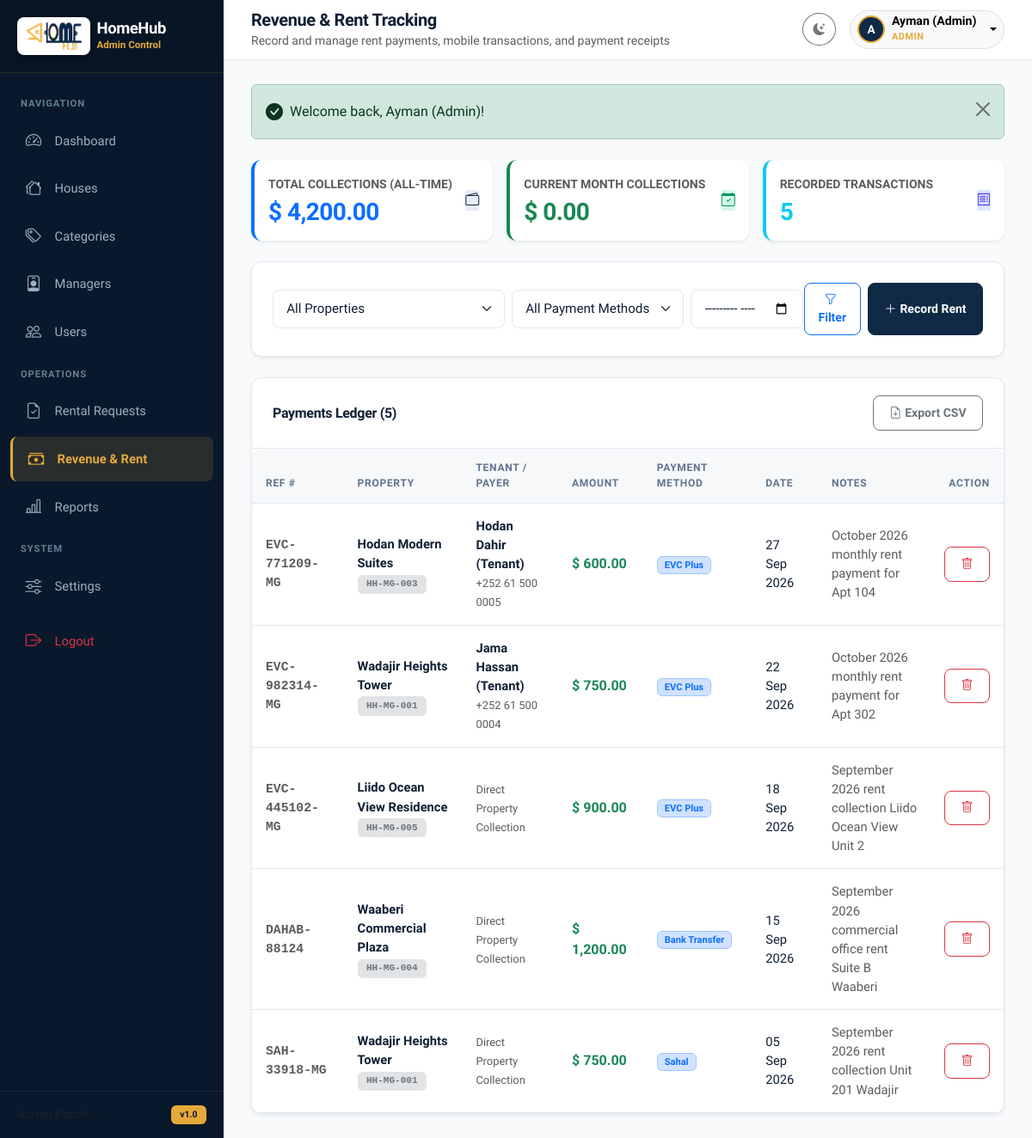
/admin/payments.php (signed in), run on an earlier commit of the app's database.
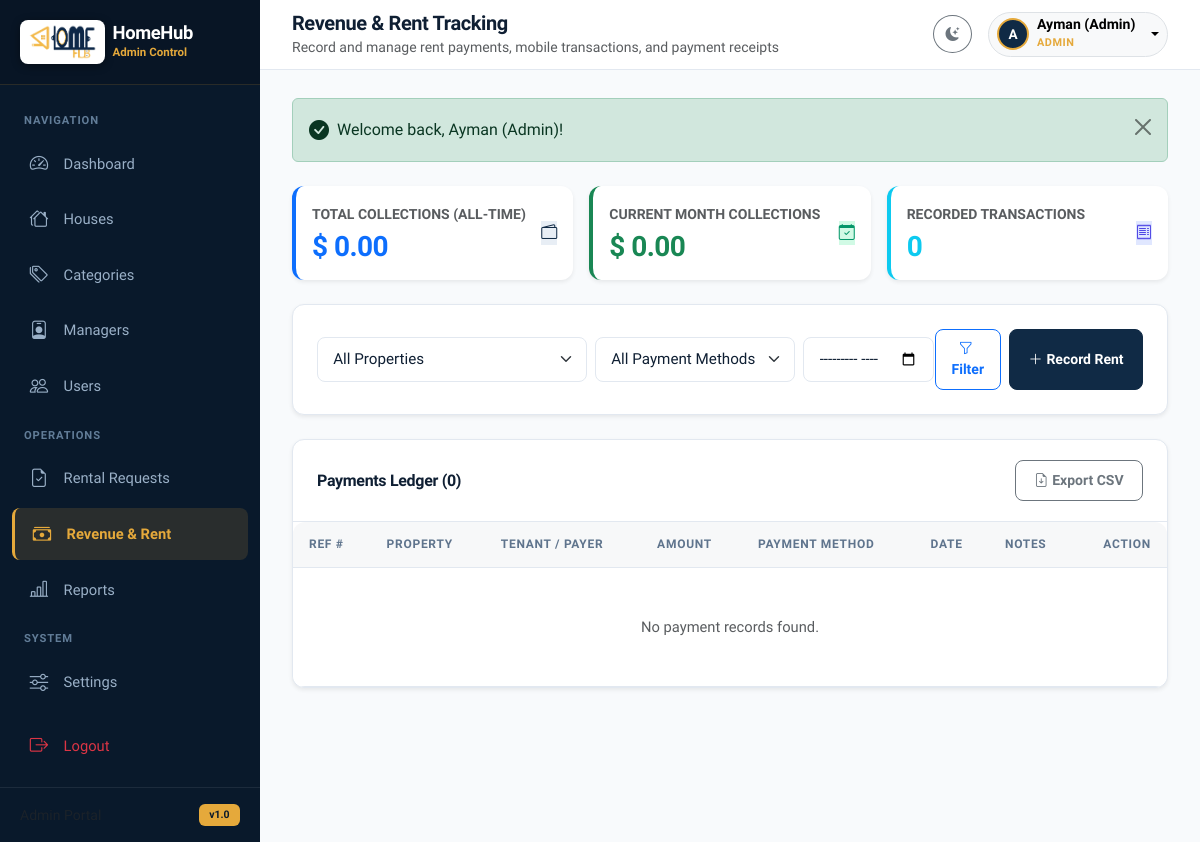
And on a later commit of the database.
### tables this page shows
CREATE TABLE IF NOT EXISTS `payments` (
  `id` INT AUTO_INCREMENT PRIMARY KEY,
  `house_id` INT NOT NULL,
  `user_id` INT NULL,
  `amount` DECIMAL(10,2) NOT NULL,
  `payment_date` DATE NOT NULL,
  `payment_method` VARCHAR(50) DEFAULT 'EVC Plus',
  `reference_no` VARCHAR(100) NULL,
  `notes` TEXT NULL,
  `created_at` TIMESTAMP DEFAULT CURRENT_TIMESTAMP,
  FOREIGN KEY (`house_id`) REFERENCES `houses`(`id`) ON DELETE CASCADE,
  FOREIGN KEY (`user_id`) REFERENCES `users`(`id`) ON DELETE SET NULL
);

CREATE TABLE IF NOT EXISTS `houses` (
  `id` INT AUTO_INCREMENT PRIMARY KEY,
  `category_id` INT NOT NULL,
  `manager_id` INT NULL,
  `house_name` VARCHAR(150) NOT NULL,
  `house_code` VARCHAR(50) NOT NULL UNIQUE,
  `address` VARCHAR(255) NOT NULL,
  `city` VARCHAR(100) NOT NULL,
  `rent_price` DECIMAL(10,2) NOT NULL,
  `total_apartments` INT NOT NULL DEFAULT 1,
  `occupied_apartments` INT NOT NULL DEFAULT 0,
  `vacant_apartments` INT NOT NULL DEFAULT 1,
  `description` TEXT NULL,
  `image` VARCHAR(255) NULL,
  `created_at` TIMESTAMP DEFAULT CURRENT_TIMESTAMP,
  FOREIGN KEY (`category_id`) REFERENCES `categories`(`id`) ON DELETE CASCADE,
  FOREIGN KEY (`manager_id`) REFERENCES `users`(`id`) ON DELETE SET NULL
);

CREATE TABLE IF NOT EXISTS `users` (
  `id` INT AUTO_INCREMENT PRIMARY KEY,
  `name` VARCHAR(100) NOT NULL,
  `email` VARCHAR(150) NOT NULL UNIQUE,
  `phone` VARCHAR(30) NULL,
  `password` VARCHAR(255) NOT NULL,
  `role` ENUM('admin', 'manager', 'user') NOT NULL DEFAULT 'user',
  `avatar` VARCHAR(255) NULL,
  `status` ENUM('active', 'inactive') NOT NULL DEFAULT 'active',
  `created_at` TIMESTAMP DEFAULT CURRENT_TIMESTAMP
);

### includes/functions.php (called while the page is built, shortened)
<?php
function e(?string $string): string {
    return htmlspecialchars((string)($string ?? ''), ENT_QUOTES, 'UTF-8');
}
function format_currency(float|int|string $amount, string $currency = '$'): string {
    $num = (float)$amount;
    return $currency . ' ' . number_format($num, 2);
}
function format_date(?string $date, string $format = 'd M Y'): string {
    $timestamp = strtotime($date);
    return $timestamp ? date($format, $timestamp) : '-';
}

### admin/payments.php (the view, shortened to what the rows shown need)
<?php
require_once __DIR__ . '/../includes/functions.php';
require_once __DIR__ . '/../includes/auth.php';
$sql = "SELECT p.*, h.house_name, h.house_code, h.city, u.name as tenant_name, u.phone as tenant_phone
        FROM payments p
        JOIN houses h ON p.house_id = h.id
        LEFT JOIN users u ON p.user_id = u.id
        WHERE 1=1";
$params = [];
$sql .= " ORDER BY p.payment_date DESC, p.id DESC";
$stmt = $pdo->prepare($sql);
$stmt->execute($params);
$payments = $stmt->fetchAll();
require_once __DIR__ . '/../includes/header.php';
?>
<div class="app-wrapper">
    <div class="app-main">
        <main class="content-wrapper">
            <div class="card shadow-sm">
                <div class="card-body p-0">
                    <div class="table-responsive">
                        <table class="table table-hover align-middle mb-0" id="paymentsTable">
                            <thead>
                                <tr>
                                    <th>Ref #</th>
                                    <th>Property</th>
                                    <th>Tenant / Payer</th>
                                    <th>Amount</th>
                                    <th>Payment Method</th>
                                    <th>Date</th>
                                    <th>Notes</th>
                                    <th class="text-end no-export">Action</th>
                                </tr>
                            </thead>
                            <tbody>
                                <?php if (empty($payments)): ?>
                                    <tr>
                                        <td colspan="8" class="text-center py-5 text-muted">No payment records found.</td>
                                    </tr>
                                <?php else: ?>
                                    <?php foreach ($payments as $p): ?>
                                        <tr>
                                            <td class="font-monospace fw-bold text-muted small">
                                                <?= !empty($p['reference_no']) ? e($p['reference_no']) : '#' . (int)$p['id']; ?>
                                            </td>
                                            <td>
                                                <div class="fw-bold"><?= e($p['house_name']); ?></div>
                                                <span class="badge bg-secondary-subtle text-secondary font-monospace"><?= e($p['house_code']); ?></span>
                                            </td>
                                            <td>
                                                <?php if (!empty($p['tenant_name'])): ?>
                                                    <div class="fw-semibold text-main"><?= e($p['tenant_name']); ?></div>
                                                    <small class="text-muted"><?= e($p['tenant_phone'] ?? ''); ?></small>
                                                <?php else: ?>
                                                    <span class="text-muted small">Direct Property Collection</span>
                                                <?php endif; ?>
                                            </td>
                                            <td class="fw-bold fs-6 text-success">
                                                <?= format_currency($p['amount'], $currency); ?>
                                            </td>
                                            <td>
                                                <span class="badge bg-primary-subtle text-primary border border-primary-subtle px-2 py-1">
                                                    <?= e($p['payment_method']); ?>
                                                </span>
                                            </td>
                                            <td class="small">
                                                <?= format_date($p['payment_date']); ?>
                                            </td>
                                            <td class="small text-muted" style="max-width: 200px;">
                                                <?= e($p['notes'] ?? '-'); ?>
                                            </td>
                                            <td class="text-end no-export">
                                                <form method="POST" action="<?= BASE_URL; ?>admin/payments.php" class="d-inline" onsubmit="return confirm('Delete this payment record permanently?');">
                                                    <button type="submit" class="btn btn-sm btn-outline-danger" title="Delete Payment">
                                                        <i class="bi bi-trash"></i>
                                                    </button>
                                                </form>
                                            </td>
                                        </tr>
                                    <?php endforeach; ?>
                                <?php endif; ?>
                            </tbody>
                        </table>
                    </div>
                </div>
            </div>
        </main>
    </div>
</div>
<?php require_once __DIR__ . '/../includes/footer.php'; ?>

What changed in the data, as far as the page shows it:
removed payments: reference_no "EVC-771209-MG", house.house_name "Hodan Modern Suites", house.house_code "HH-MG-003", user.name "Hodan Dahir (Tenant)", user.phone "+252 61 500 0005", amount "$ 600.00", payment_method "EVC Plus", payment_date "27 Sep 2026", notes "October 2026 monthly rent payment for Apt 104"
removed payments: reference_no "EVC-982314-MG", house.house_name "Wadajir Heights Tower", house.house_code "HH-MG-001", user.name "Jama Hassan (Tenant)", user.phone "+252 61 500 0004", amount "$ 750.00", payment_method "EVC Plus", payment_date "22 Sep 2026", notes "October 2026 monthly rent payment for Apt 302"
removed payments: reference_no "EVC-445102-MG", house.house_name "Liido Ocean View Residence", house.house_code "HH-MG-005", shows "Direct Property Collection", amount "$ 900.00", payment_method "EVC Plus", payment_date "18 Sep 2026", notes "September 2026 rent collection Liido Ocean View Unit 2"
removed payments: reference_no "DAHAB-88124", house.house_name "Waaberi Commercial Plaza", house.house_code "HH-MG-004", shows "Direct Property Collection", amount "$ 1,200.00", payment_method "Bank Transfer", payment_date "15 Sep 2026", notes "September 2026 commercial office rent Suite B Waaberi"
removed payments: reference_no "SAH-33918-MG", house.house_name "Wadajir Heights Tower", house.house_code "HH-MG-001", shows "Direct Property Collection", amount "$ 750.00", payment_method "Sahal", payment_date "05 Sep 2026", notes "September 2026 rent collection Unit 201 Wadajir"
Also different on the page:
format_currency($totalCollections, $currency): "$ 4,200.00" → "$ 0.00"
$totalTransactions: "5" → "0"
count($payments): "5" → "0"
text now shown: "No payment records found."
